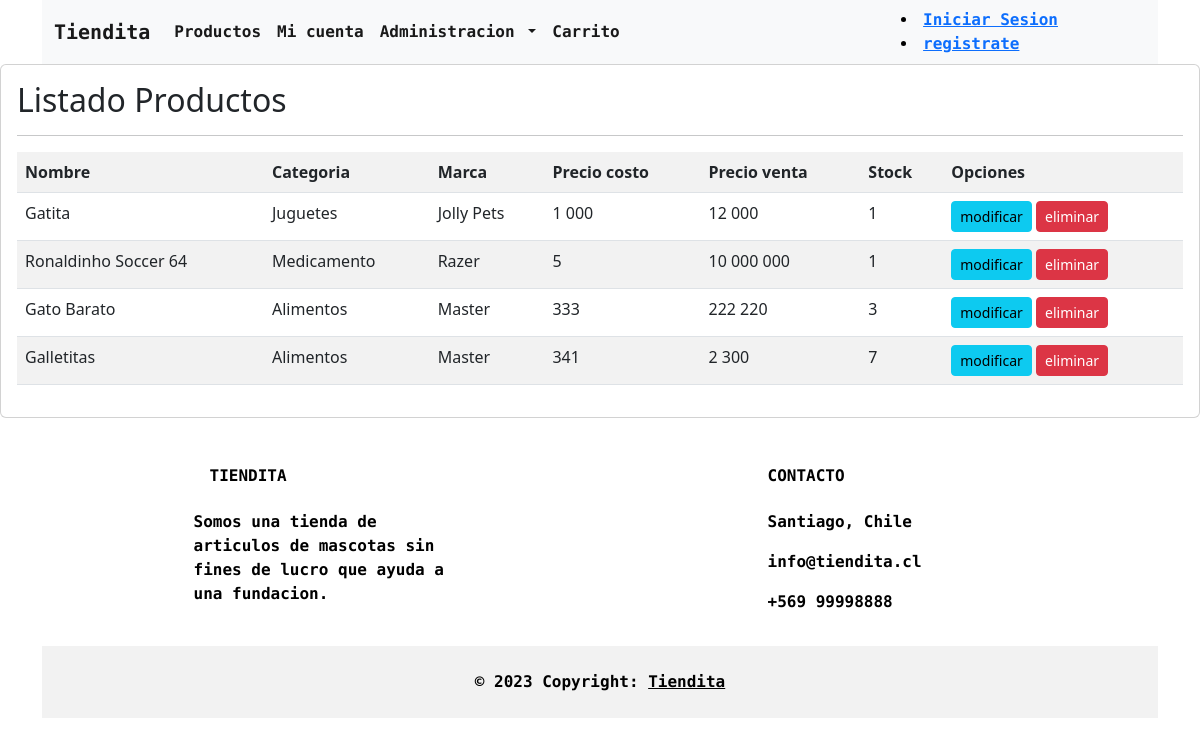
Screenshot of /listar_productos with the database file from the repository.
### app/models.py (models this page shows, shortened)
class Producto(models.Model):
    nombre = models.CharField(max_length=100)
    categoría = models.ForeignKey(Categoria, on_delete=models.PROTECT)
    marca = models.ForeignKey(Marca, on_delete=models.PROTECT)
    descripción = models.TextField()
    precioCosto = models.IntegerField()
    precioVenta = models.IntegerField()
    stock = models.IntegerField()
    imagen = models.ImageField(upload_to="productos", null=True)

class Categoria(models.Model):
    nombre = models.CharField(max_length=50)
    activo = models.BooleanField(default=True)
    def __str__(self):
        return self.nombre

class Marca(models.Model):
    nombre = models.CharField(max_length=50)
    activo = models.BooleanField(default=True)
    def __str__(self):
        return self.nombre

### app/views.py (the view)
# urls.py: path('listar_productos', listar_productos, name="listar_productos"),
def listar_productos(request):
    productos = Producto.objects.all()
    data = {
            'productos': productos
    }
    return render(request, 'listas/listar_productos.html', data)

### app/templates/listas/listar_productos.html
{% extends 'base.html' %}
{% block contenido %}
{% load humanize %}
<div class="card">
    <div class="card-body">
        <h2>Listado Productos</h2>
        <hr>
        <table class="table table-striped table-hover table-responsive-sm">
            <tr>
                <th>Nombre</th>
                <th>Categoria</th>
                <th>Marca</th>
                <th>Precio costo</th>
                <th>Precio venta</th>
                <th>Stock</th>
                <th>Opciones</th>
            </tr>
            {% for p in productos %}
            <tr>
                <td>{{ p.nombre | title }}</td>
                <td>{{ p.categoría | title }}</td>
                <td>{{ p.marca | title }}</td>
                <td>{{ p.precioCosto | intcomma }}</td>
                <td>{{ p.precioVenta | intcomma }}</td>
                <td>{{ p.stock | intcomma }}</td>
                <td>
                    <a href="{% url 'editar_productos' p.id %}" class="btn btn-info btn-sm">modificar</a>
                    <a href="{% url 'eliminar_productos' p.id %}" class="btn btn-danger btn-sm">eliminar</a>
                </td>
            </tr>
            {% endfor %}
        </table>
    </div>
</div>
{% endblock %}

### rows the page displays
Producto: nombre "Gatita", categoría "Juguetes", marca "Jolly Pets", precioCosto "1 000", precioVenta "12 000", stock "1"
Producto: nombre "Ronaldinho Soccer 64", categoría "Medicamento", marca "Razer", precioCosto "5", precioVenta "10 000 000", stock "1"
Producto: nombre "Gato Barato", categoría "Alimentos", marca "Master", precioCosto "333", precioVenta "222 220", stock "3"
Producto: nombre "Galletitas", categoría "Alimentos", marca "Master", precioCosto "341", precioVenta "2 300", stock "7"
